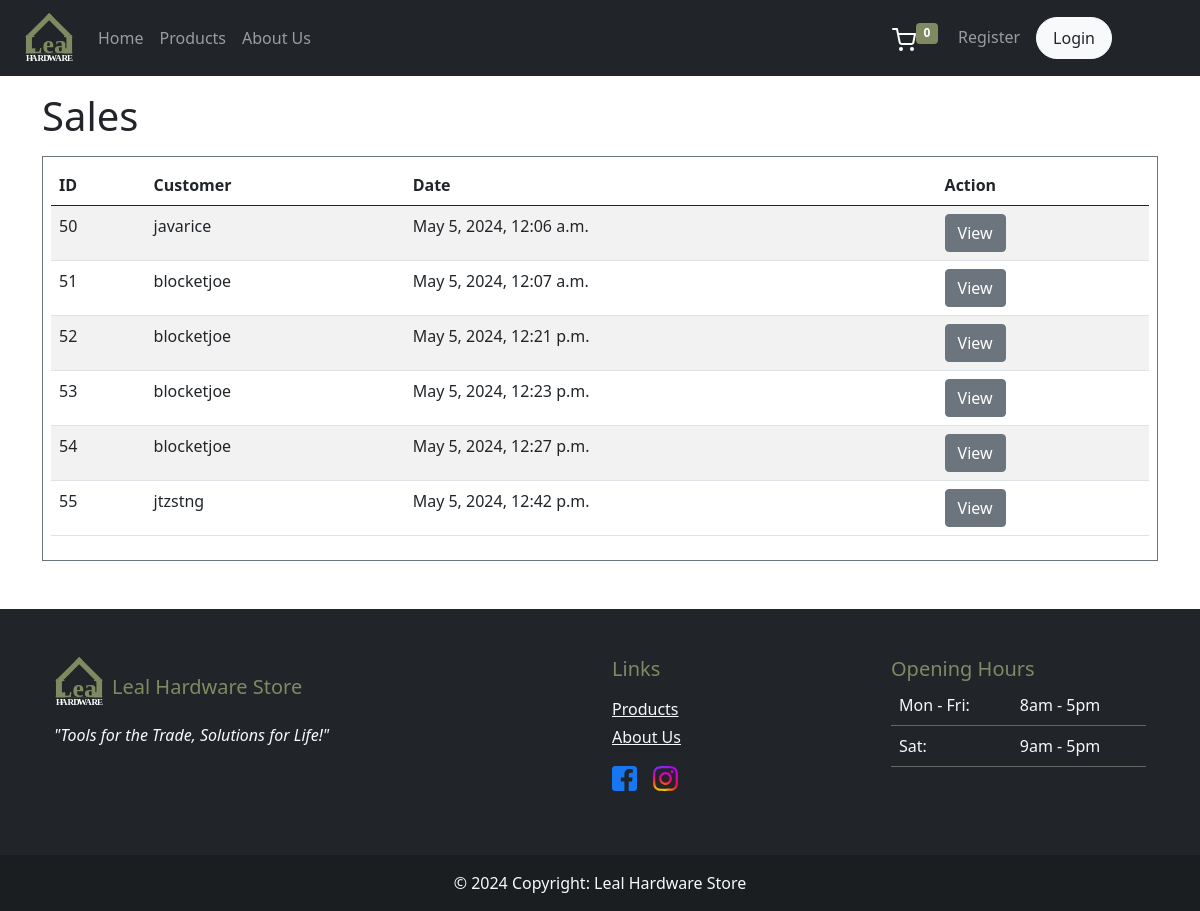
Page /sales/ on the committed database.
### dashboard/models.py (models this page shows, shortened)
class OrderCustomer(models.Model):
    ordercustomer_id = models.UUIDField(default=uuid.uuid4, unique=True, editable=False)
    user = models.ForeignKey(User, on_delete=models.CASCADE)
    total = models.DecimalField(max_digits=10, decimal_places=2)
    date = models.DateTimeField(auto_now_add=True)

### dashboard/views.py (the view)
# urls.py: path('sales/', views.sales, name='db-sales'),
def sales(request):
    sales = OrderCustomer.objects.all()
    context = {
        'sales': sales
    }
    return render(request, 'dashboard/sales.html', context)

### dashboard/context_processors.py (called while the page is built)
def cart_count_processor(request):
    if request.user.is_authenticated:
        user_cart = Cart.objects.filter(user=request.user).first()
        if user_cart:
            cart_count = CartItems.objects.filter(cart=user_cart).count()
        else:
            cart_count = 0
    else:
        cart_count = 0
    return {'cart_count': cart_count}

### templates/dashboard/sales.html (shortened to what this page needs)
{% extends '../components/master.html' %}
{% block content %}
<div class="container-fluid pb-5">
    <div class="container">
        <h1 class="my-3">Sales</h1>
        <div class="border border-secondary p-2">
            <table id="example" class="table table-striped" style="width:100%">
                <thead>
                    <tr>
                        <th>ID</th>
                        <th>Customer</th>
                        <th>Date</th>
                        <th>Action</th>
                    </tr>
                </thead>
                <tbody>
                    {% for sale in sales %}
                    <tr>
                        <td>{{ sale.id }}</td>
                        <td>{{ sale.user }}</td>
                        <td>{{ sale.date }}</td>
                        <td>
                            <a class="btn btn-secondary" href="details/{{ sale.id }}">View</a>
                        </td>
                    </tr>
                    {% endfor %}
                </tbody>
            </table>
        </div>
    </div>
</div>
{% endblock %}

### rows in the picture
OrderCustomer: id "50", user "javarice", date "May 5, 2024, 12:06 a.m."
OrderCustomer: id "51", user "blocketjoe", date "May 5, 2024, 12:07 a.m."
OrderCustomer: id "52", user "blocketjoe", date "May 5, 2024, 12:21 p.m."
OrderCustomer: id "53", user "blocketjoe", date "May 5, 2024, 12:23 p.m."
OrderCustomer: id "54", user "blocketjoe", date "May 5, 2024, 12:27 p.m."
OrderCustomer: id "55", user "jtzstng", date "May 5, 2024, 12:42 p.m."

### other values in the picture
{{ cart_count }} "0"
